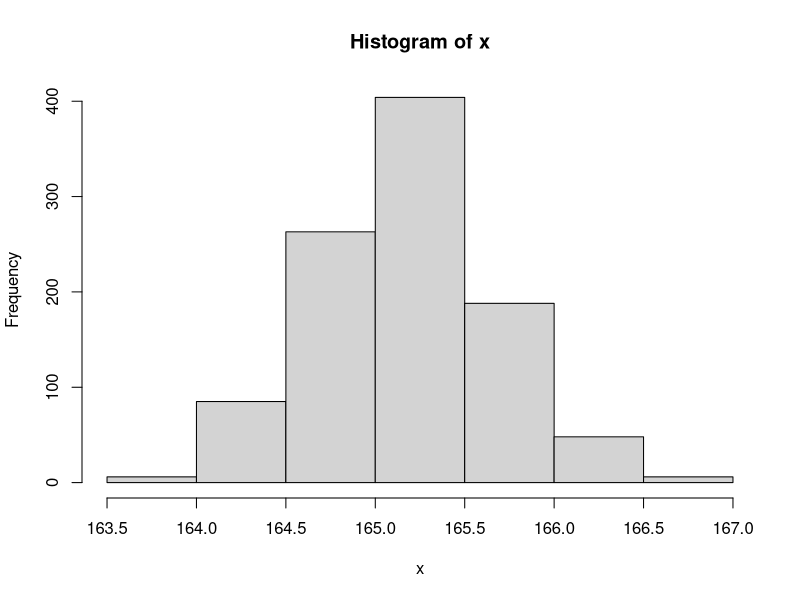

R code for this plot:
# 가설(Hypothesis) : 어떤 사건을 설명하기 위한 가정 
# 검정(test) : 표본에 의해서 구해진 통계량으로 가설 채택/기각 과정 
# 추정(estimation) : 표본을 통해서 모집단을 확률적으로 추측   


# 검정통계량 : 표본에 의해서 계산된 통계량(표본평균, 표본표준편차)
# 모수 : 모집단에 의해서 나온 통계량(모평균, 모표준편차)  
# 오차 : 검정통계량과 모수 간의 차이 
# 오차범위 : 오차범위가 벗어나면 모수와 차이가 있다고 본다.
# 유의수준 : 오차 범위의 기준(통상 : 알파=0.05)


# 추정 방법 
# 1) 점 추정 : 제시된 한 개의 값과 검정통계량을 직접 비교하여
#    가설 기각유무를 결정 
# ex) 우리나라 중학교 2학년 남학생 평균키는 165.2cm로 추정

# 2) 구간 추정 : 신뢰구간과 검정통계량을 비교하여 가설 기각유무 결정 
# 신뢰구간 : 오차범위에 의해서 결정된 하한값과 상한값의 범위 
# ex) 우리나라 중학교 2학년 남학생 평균키는 164.5 ~ 165.5cm로 추정

######################
#가설과 검정
######################

# 귀무 가설(H0) : 중2 남학생 평균키는 165.1~165.3cm 추정(구간 추정)

# 모집단 -> 표본 추출(1000명)
x = rnorm(1000,mean=165.2,sd=0.5)
x
length(x)
hist(x)
# 정규성 검정 : H0 = 정규분포와 차이가 없다.
shapiro.test(x)
#W = 0.9992, p-value = 0.9561
#W = 검정 통계량 p-value = 유의 확률
# 검정 : p-value >= 알파(0.05)  ----> H0 채택 -> 정규 분포이다.

# 1. 평균 차이 검정
t.test(x , mu=165.2)
# t = 0.88672, df = 999 검정 통계량(t , df) 
# p-value = 0.3754 P>=알파(0.05)
# alternative hypothesis: true mean is not equal to 165.2
# 95 percent confidence interval: 95% 신뢰 수준
#   165.1834 165.2440 : 신뢰 구간(채택역)
# sample estimates
#   mean of x  : x 실제 평균
# 165.2137 

# 2. 기각역의 평균 검정
t.test(x , mu=165.1)
# 귀무가설 : 평균키가 165.1cm 차이가 없다. - a값에 의해 채택 X
# t = 7.3655, df = 999 
# p-value = 3.689e-13  3.689^10-13 < 알파(0.05)
# 95 percent confidence interval:
#   165.1834 165.2440 : 기각역
# sample estimates:
#   mean of x 
# 165.2137 

# 3. 신뢰수준 95->99
t.test(x,mu=165.2,conf.level = 0.99)
#99 percent confidence interval:
#165.1739 165.2535
?t.test

#[해설] 신뢰 수준 향상 -> 채택역 확장














